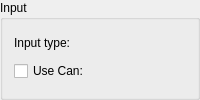
        <widget class="QGroupBox" name="absp_gbInput">
         <property name="title">
          <string>Input</string>
         </property>
         <layout class="QGridLayout" name="gridLayout_11">
          <item row="1" column="1">
           <widget class="MantidQt::MantidWidgets::DataSelector" name="absp_dsCanInput" native="true">
            <property name="enabled">
             <bool>false</bool>
            </property>
            <property name="sizePolicy">
             <sizepolicy hsizetype="Minimum" vsizetype="Fixed">
              <horstretch>0</horstretch>
              <verstretch>0</verstretch>
             </sizepolicy>
            </property>
            <property name="autoLoad" stdset="0">
             <bool>true</bool>
            </property>
            <property name="workspaceSuffixes" stdset="0">
             <stringlist>
              <string>_red</string>
              <string>_sqw</string>
             </stringlist>
            </property>
            <property name="fileBrowserSuffixes" stdset="0">
             <stringlist>
              <string>_red.nxs</string>
              <string>_sqw.nxs</string>
             </stringlist>
            </property>
            <property name="showLoad" stdset="0">
             <bool>false</bool>
            </property>
           </widget>
          </item>
          <item row="1" column="0">
           <widget class="QCheckBox" name="absp_ckUseCan">
            <property name="text">
             <string>Use Can:</string>
            </property>
           </widget>
          </item>
          <item row="0" column="1">
           <widget class="MantidQt::MantidWidgets::DataSelector" name="absp_dsSampleInput" native="true">
            <property name="sizePolicy">
             <sizepolicy hsizetype="Minimum" vsizetype="Fixed">
              <horstretch>0</horstretch>
              <verstretch>0</verstretch>
             </sizepolicy>
            </property>
            <property name="autoLoad" stdset="0">
             <bool>true</bool>
            </property>
            <property name="workspaceSuffixes" stdset="0">
             <stringlist>
              <string>_red</string>
              <string>_sqw</string>
             </stringlist>
            </property>
            <property name="fileBrowserSuffixes" stdset="0">
             <stringlist>
              <string>_red.nxs</string>
              <string>_sqw.nxs</string>
             </stringlist>
            </property>
            <property name="showLoad" stdset="0">
             <bool>false</bool>
            </property>
           </widget>
          </item>
          <item row="0" column="0">
           <widget class="QLabel" name="label">
            <property name="text">
             <string>Input type:</string>
            </property>
           </widget>
          </item>
         </layout>
        </widget>
